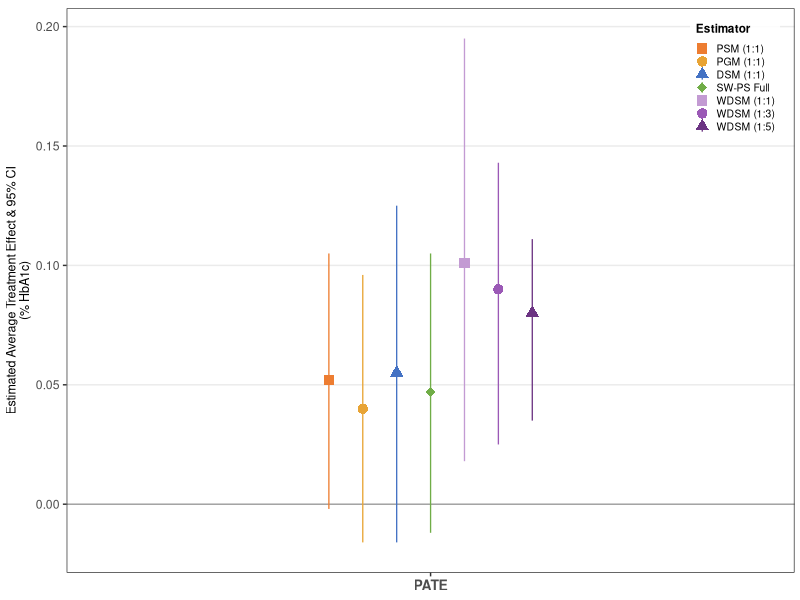
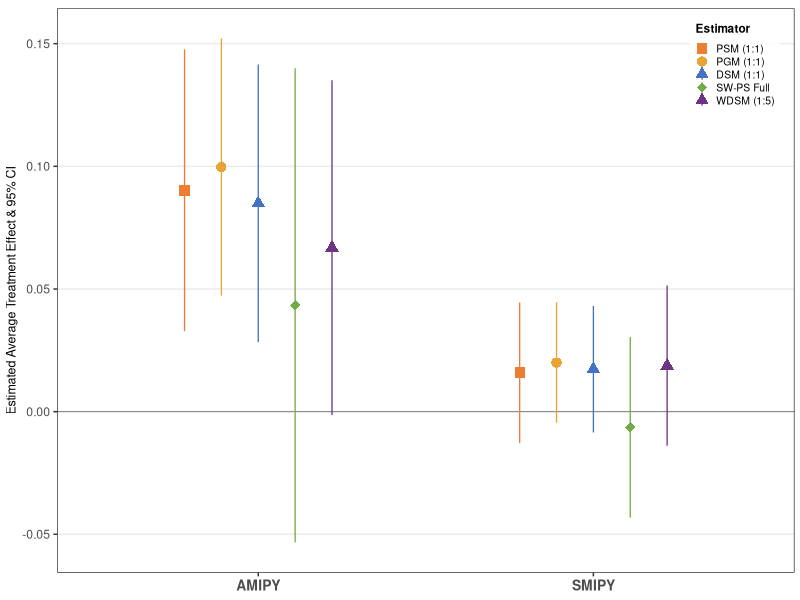

Write the R code that produced these figures, in order.
library(ggplot2)
library(gridExtra)
library(grid)

# ================================================================
# Combined Case Study Figure (2 sub-panels, matching reference)
#   (a) NSDUH: Early marijuana use → mental health  [5 methods, 2 outcomes]
#   (b) NHANES: Short sleep → HbA1c                 [7 methods, 1 outcome]
# ================================================================

# --- Unified colour palette ---
all_colors <- c(
  "PSM (1:1)"  = "#ED7D31",
  "PGM (1:1)"  = "#E8A435",
  "DSM (1:1)"  = "#4472C4",
  "SW-PS Full" = "#70AD47",
  "WDSM (1:1)" = "#C39BD3",
  "WDSM (1:3)" = "#9B59B6",
  "WDSM (1:5)" = "#6C3483"
)

all_shapes <- c(
  "PSM (1:1)"  = 15,
  "PGM (1:1)"  = 16,
  "DSM (1:1)"  = 17,
  "SW-PS Full" = 18,
  "WDSM (1:1)" = 15,
  "WDSM (1:3)" = 16,
  "WDSM (1:5)" = 17
)

# ----------------------------------------------------------------
# Panel (a): NSDUH — Marijuana → Mental Health
# 5 methods × 2 outcomes on x-axis (AMIPY, SMIPY)
# ----------------------------------------------------------------
df_nsduh <- data.frame(
  Method = rep(c("PSM (1:1)", "PGM (1:1)", "DSM (1:1)",
                 "SW-PS Full", "WDSM (1:5)"), 2),
  Outcome = c(rep("AMIPY", 5), rep("SMIPY", 5)),
  Estimate = c(0.0902, 0.0997, 0.0849, 0.0434, 0.0668,
               0.0159, 0.0200, 0.0173, -0.0064, 0.0187),
  CI_Lower = c(0.0328, 0.0473, 0.0283, -0.0533, -0.0014,
               -0.0128, -0.0045, -0.0085, -0.0432, -0.0139),
  CI_Upper = c(0.1477, 0.1521, 0.1415, 0.1400, 0.1351,
               0.0445, 0.0446, 0.0431, 0.0304, 0.0514)
)

df_nsduh$Method <- factor(df_nsduh$Method,
                          levels = c("PSM (1:1)", "PGM (1:1)", "DSM (1:1)",
                                     "SW-PS Full", "WDSM (1:5)"))
df_nsduh$Outcome <- factor(df_nsduh$Outcome, levels = c("AMIPY", "SMIPY"))

nsduh_cols   <- all_colors[levels(df_nsduh$Method)]
nsduh_shapes <- all_shapes[levels(df_nsduh$Method)]

p_nsduh <- ggplot(df_nsduh,
                  aes(x = Outcome, y = Estimate,
                      colour = Method, shape = Method)) +
  geom_hline(yintercept = 0, colour = "grey50", linewidth = 0.35) +
  geom_pointrange(aes(ymin = CI_Lower, ymax = CI_Upper),
                  position = position_dodge(width = 0.55),
                  size = 0.7, linewidth = 0.45) +
  scale_colour_manual(values = nsduh_cols,   name = "Estimator") +
  scale_shape_manual(values  = nsduh_shapes, name = "Estimator") +
  scale_y_continuous(expand = expansion(mult = 0.06)) +
  labs(y = "Estimated Average Treatment Effect & 95% CI",
       x = NULL) +
  theme_bw(base_size = 11) +
  theme(
    panel.grid.minor    = element_blank(),
    panel.grid.major.x  = element_blank(),
    axis.text.x         = element_text(face = "bold", size = 10),
    axis.title.y        = element_text(size = 9),
    panel.border        = element_rect(colour = "black", linewidth = 0.4),
    legend.position     = c(0.98, 0.98),
    legend.justification = c(1, 1),
    legend.background   = element_rect(fill = alpha("white", 0.85), colour = NA),
    legend.title        = element_text(face = "bold", size = 8.5),
    legend.text         = element_text(size = 7.5),
    legend.key.size     = unit(0.65, "lines"),
    legend.margin       = margin(2, 4, 2, 4),
    plot.margin         = margin(6, 4, 4, 4)
  )

# ----------------------------------------------------------------
# Panel (b): NHANES — Short sleep → HbA1c
# 7 methods, single PATE outcome
# ----------------------------------------------------------------
df_nhanes <- data.frame(
  Method = c("PSM (1:1)", "PGM (1:1)", "DSM (1:1)", "SW-PS Full",
             "WDSM (1:1)", "WDSM (1:3)", "WDSM (1:5)"),
  Estimand = rep("PATE", 7),
  Estimate = c(0.052, 0.040, 0.055, 0.047,
               0.101, 0.090, 0.080),
  CI_Lower = c(-0.002, -0.016, -0.016, -0.012,
               0.018,  0.025,  0.035),
  CI_Upper = c(0.105, 0.096, 0.125, 0.105,
               0.195, 0.143, 0.111)
)

df_nhanes$Method <- factor(df_nhanes$Method,
                           levels = c("PSM (1:1)", "PGM (1:1)", "DSM (1:1)",
                                      "SW-PS Full", "WDSM (1:1)",
                                      "WDSM (1:3)", "WDSM (1:5)"))

p_nhanes <- ggplot(df_nhanes,
                   aes(x = Estimand, y = Estimate,
                       colour = Method, shape = Method)) +
  geom_hline(yintercept = 0, colour = "grey50", linewidth = 0.35) +
  geom_pointrange(aes(ymin = CI_Lower, ymax = CI_Upper),
                  position = position_dodge(width = 0.75),
                  size = 0.7, linewidth = 0.45) +
  scale_colour_manual(values = all_colors, name = "Estimator") +
  scale_shape_manual(values  = all_shapes, name = "Estimator") +
  scale_y_continuous(expand = expansion(mult = 0.06)) +
  coord_cartesian(xlim = c(0.45, 1.55)) +
  labs(y = "Estimated Average Treatment Effect & 95% CI\n(% HbA1c)",
       x = NULL) +
  theme_bw(base_size = 11) +
  theme(
    panel.grid.minor    = element_blank(),
    panel.grid.major.x  = element_blank(),
    axis.text.x         = element_text(face = "bold", size = 10),
    axis.title.y        = element_text(size = 9),
    panel.border        = element_rect(colour = "black", linewidth = 0.4),
    legend.position     = c(0.98, 0.98),
    legend.justification = c(1, 1),
    legend.background   = element_rect(fill = alpha("white", 0.85), colour = NA),
    legend.title        = element_text(face = "bold", size = 8.5),
    legend.text         = element_text(size = 7.5),
    legend.key.size     = unit(0.65, "lines"),
    legend.margin       = margin(2, 4, 2, 4),
    plot.margin         = margin(6, 4, 4, 4)
  )

# ----------------------------------------------------------------
# Combine with panel labels below (matching reference layout)
# ----------------------------------------------------------------
label_a <- textGrob(
  expression(bold("(a) NSDUH: Early marijuana use and mental illness")),
  gp = gpar(fontsize = 10.5))
label_b <- textGrob(
  expression(bold("(b) NHANES: Short sleep duration and HbA1c")),
  gp = gpar(fontsize = 10.5))

combined <- arrangeGrob(
  p_nsduh, p_nhanes,
  label_a, label_b,
  layout_matrix = rbind(c(1, 2),
                        c(3, 4)),
  heights = c(1, 0.06)
)

ggsave("casestudy_combined_pate_figure.pdf", plot = combined,
       width = 11, height = 5.2, bg = "white")
ggsave("casestudy_combined_pate_figure.png", plot = combined,
       width = 11, height = 5.2, dpi = 300, bg = "white")

cat("Combined figure saved as 'casestudy_combined_pate_figure.pdf/.png'\n")
